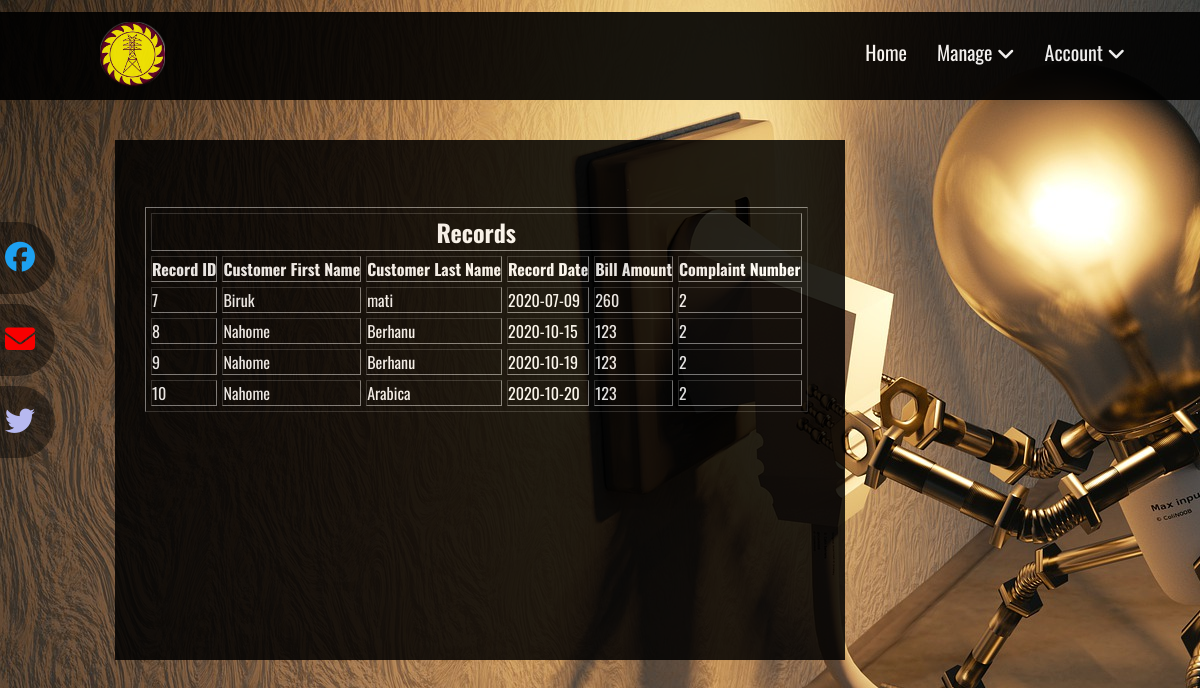
Page /cddm/erep.php on the committed database.
### tables this page shows
CREATE TABLE `record` (
  `record_id` int(11) NOT NULL,
  `c_number` int(11) NOT NULL,
  `customer_firstname` varchar(20) NOT NULL,
  `customer_lastname` varchar(20) NOT NULL,
  `r_date` date NOT NULL,
  `bill_amount` int(11) NOT NULL,
  `Previous_reading` bigint(20) NOT NULL,
  `Current_reading` bigint(20) NOT NULL,
  `complaint_number` int(11) NOT NULL,
  `Meter Pic` blob NOT NULL
);

### cddm/erep.php (the view, shortened to what this page needs)
<!DOCTYPE html>
<html lang="en">
<head>
    <link rel="stylesheet" href="style.css">
     <link rel="stylesheet" href="https://cdnjs.cloudflare.com/ajax/libs/font-awesome/5.14.0/css/all.min.css">
</head>
<body>
<header>
	<nav>
		<div class="logo">
			<a href="eindex.php"><img width="65px" height="65px"  src="logo1000.jpg"></a>
		</div>
		<ul>
			<li><a href="eindex.php">Home</a></li>
			<li><a href="#">Manage <i class="fas fa-angle-down"></i></a>
   			</li>
			<li><a href="eupdpro.php">Account <i class="fas fa-angle-down"></i></a>
			</li>
	</nav>
</header>
<div class="social">
   <a href="https://www.facebook.com/EEUOfficial/">Facebook<i class="fa fa-facebook-official" aria-hidden="true"></i></a>
  <a href="mailto:eeucommunication@gmail.com">Email<i class="fa fa-envelope" aria-hidden="true"></i>
</i></a>
  <a href="https://twitter.com/EEUEthiopia">Twitter<i class="fa fa-twitter" aria-hidden="true"></i></a>
</div>
<form method="POST">
	<div class="loginbox1">
      <?php
$conn=mysqli_connect("localhost","root","");
$sqls="select * from record";
$sear=mysqli_query($conn,$sqls);
$rows=mysqli_num_rows($sear);
if ($rows) {
  echo "<table border=1 cellspacing=5>";
  echo "<tr><td colspan='6'><h2><center>Records</center></h2></td>";
  echo "<tr>";
  echo "<th>Record ID</th>";
echo "<th>Customer First Name</th>";
echo "<th>Customer Last Name</th>";
echo "<th>Record Date</th>";
echo "<th>Bill Amount</th>";
echo "<th>Complaint Number</th>";
echo "</tr>";
while ($rec=mysqli_fetch_array($sear)) {
  echo "<tr>";
  echo "<td>".$rec['record_id']."</td>";
echo "<td>".$rec['customer_firstname']."</td>";
echo "<td>".$rec['customer_lastname']."</td>";
echo "<td>".$rec['r_date']."</td>";
echo "<td>".$rec['bill_amount']."</td>";
echo "<td>".$rec['complaint_number']."</td></tr>";
}
}
else
echo "No Records";
?>
</div>
</body>
</html>

### cddm/style.css (style rules this page uses)
* { margin: 0px; padding: 0px; }
body { background-image: url(14.jpg); background-size: cover; color: white; font-family: 'Oswald', sans-serif; }
nav { background: black; margin-top: 1%; opacity: 90%; }
nav:after { content: ''; clear: both; display: table; }
.logo { float: left; color: #ece3e3; font-size: 28px; font-weight: 400; padding-left: 100px; line-height: 70px; text-shadow: 0px 0px 6px rgba(255,255,255,0.7); margin-top: 10px; margin-bottom: -10px; }
nav ul { float: right; list-style: none; margin-right: 60px; position: relative; }
nav ul li { float: left; display: inline-flexbox; background: black; margin: 5px 5px; }
nav ul li a { color: white; text-decoration: none; line-height: 70px; font-size: 20px; padding: 13px 10px; }
nav .logo a { color: white; text-decoration: none; font-size: 50px; }
.social { position: fixed; height: 60vh; display: flex; flex-direction: column; justify-content: center; transform: translate(-290px, 0); }
.social a { color: #fff; background: rgba(0, 0, 0, 0.4); font-size: 20px; font-weight: 600; text-decoration: none; display: block; margin: 5px; padding: 20px; width: 300px; text-align: right; border-radius: 50px; transition: 1s; transition-property: transform; }
.social i { margin-left: 10px; font-size: 30px; width: 30px; height: 30px; }
.social a:nth-child(1) i { color: #1DA0F0; }
.social a:nth-child(2) i { color: #F80000; }
.social a:nth-child(3) i { color: #B7B9F0; }
img { vertical-align: center; }
body { background: #f2f5f5; background-image: url(14.jpg); }
.social i { margin-left: 13px; font-size: 30px; width: 30px; height: 30px; }

### cddm/erep.php (style rules this page uses)
.loginbox1 { width: 730px; height: 520px; background: #000; color:#fff; top: 50%; left: 40%; position:absolute; transform: translate(-50%,-50%); box-sizing: border-box; padding: 67px 30px; opacity: 85%; }

### rows in the picture
record: record_id "7", customer_firstname "Biruk", customer_lastname "mati", r_date "2020-07-09", bill_amount "260", complaint_number "2"
record: record_id "8", customer_firstname "Nahome", customer_lastname "Berhanu", r_date "2020-10-15", bill_amount "123", complaint_number "2"
record: record_id "9", customer_firstname "Nahome", customer_lastname "Berhanu", r_date "2020-10-19", bill_amount "123", complaint_number "2"
record: record_id "10", customer_firstname "Nahome", customer_lastname "Arabica", r_date "2020-10-20", bill_amount "123", complaint_number "2"
